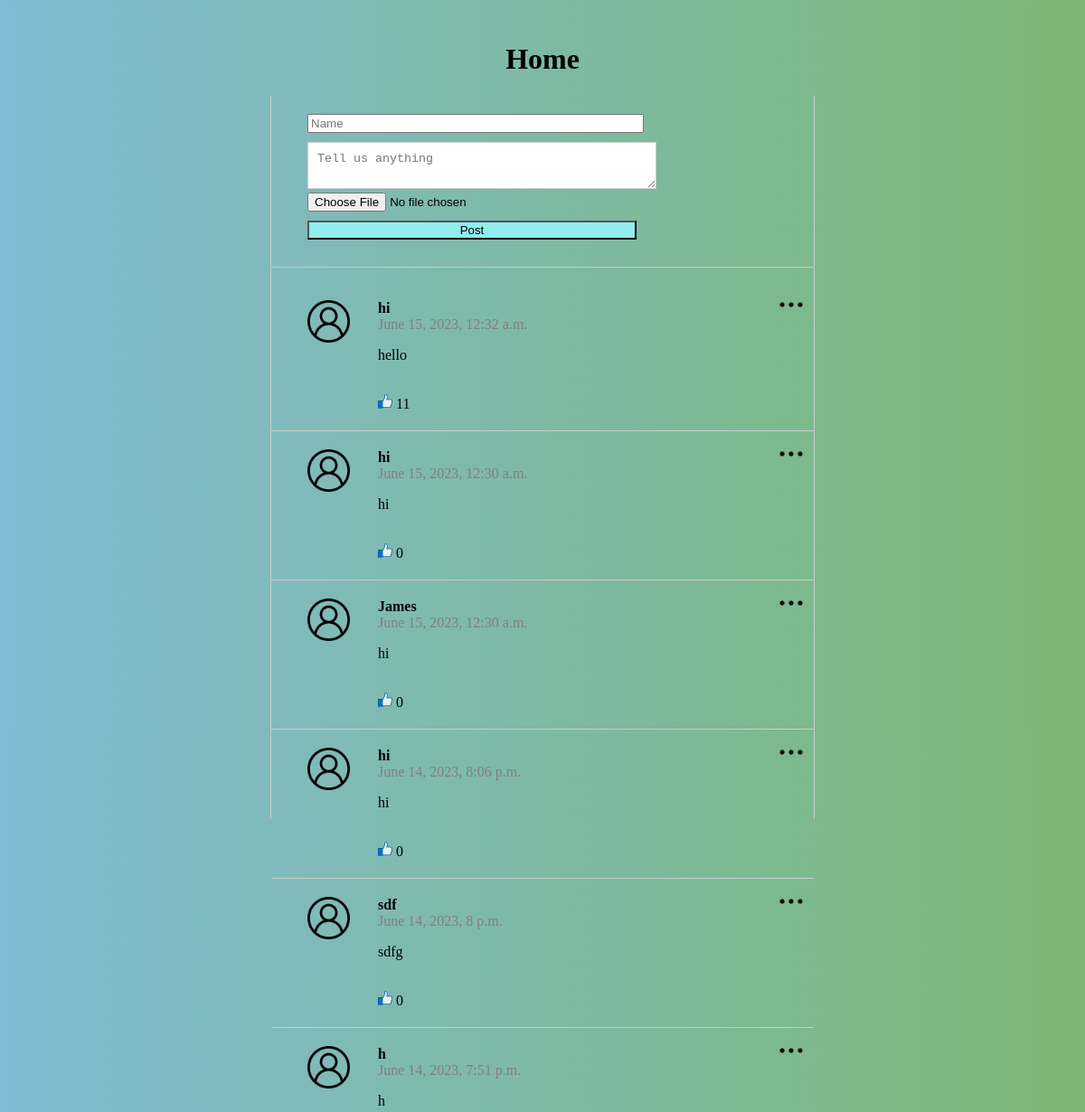
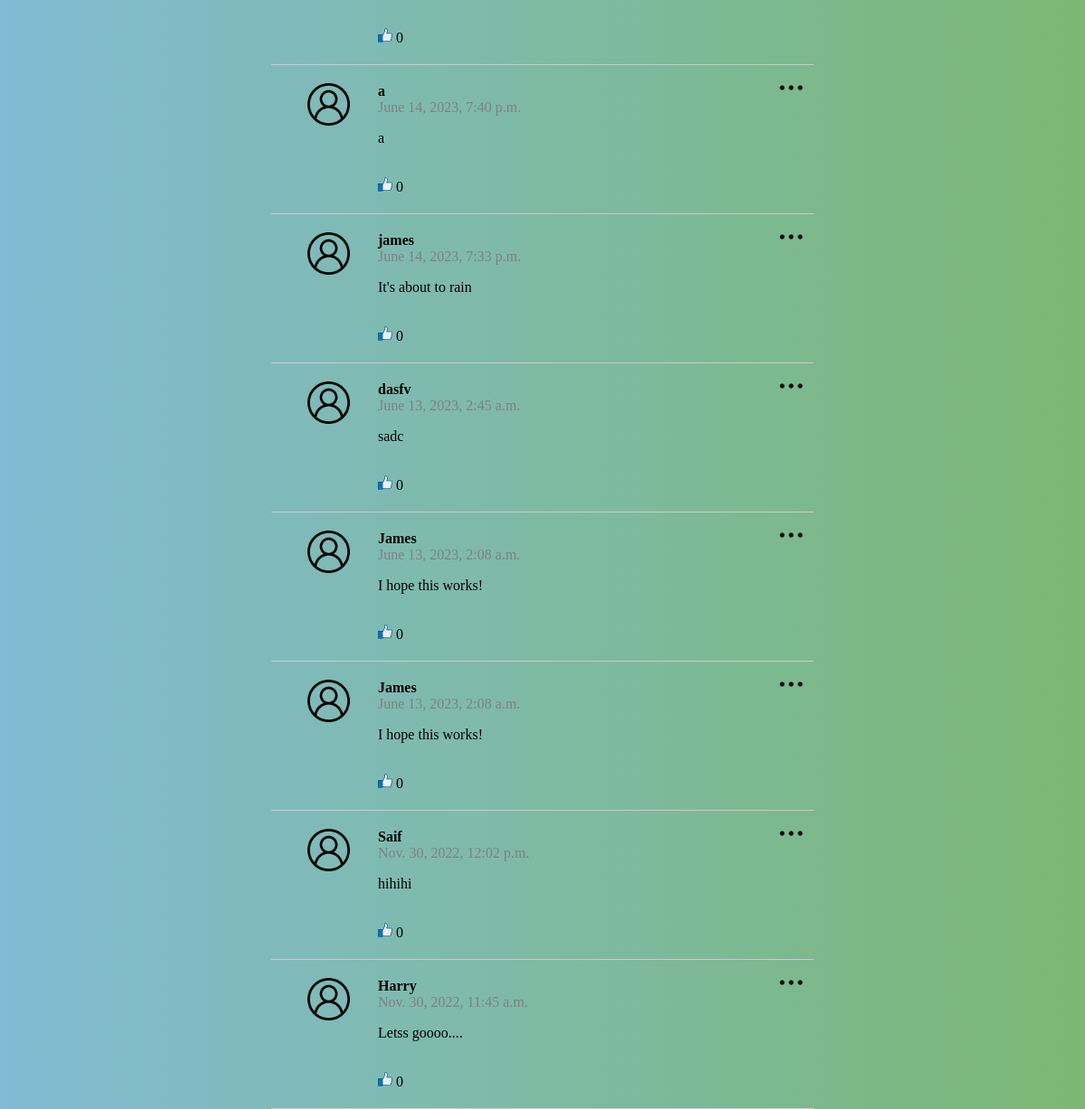
The page / on the database its author committed (2 pictures, top to bottom).
### posts/models.py (models this page shows)
class Post(models.Model):
    class Meta(object):
        db_table = 'post'
    name= models.CharField(
        'Name',blank=False,null=False,max_length=14,db_index=True,default='Anonymous'
    )
    body=models.CharField(
        'Body',blank=True,null=True,max_length=140,db_index=True
    )
    created_at = models.DateTimeField(
        'Created DateTime',blank = True,auto_now_add=True
    )
    image = CloudinaryField(
        'image',blank=True
    )
    like_count= models.PositiveIntegerField(
        'Like Count',default=0,null=True,blank=True
    )

### posts/views.py (the view, shortened to what this page needs)
# urls.py: path('',views.index,name='index'),
def index(request):
    posts=Post.objects.all().order_by('-created_at')[:20]
    return render(request,'posts.html',
                   {'posts':posts})

### templates/posts.html (shortened to what this page needs)
{% extends "base.html" %} {% load static %} {% block content %}
<div class="title">
  <h1>Home</h1>
</div>
<section class="content">
  <section class="post_form">
    <form action="/" method="POST" enctype="multipart/form-data">
      <input type="text" name="name" placeholder="Name" required />
      <textarea name="body" placeholder="Tell us anything" required></textarea>
      <div class="flex">
        <input
          type="file"
          class="upload-file"
          value="Choose file"
          name="image"
        />
        <input
          style="background-color: rgb(145, 238, 238)"
          type="submit"
          value="Post"
        />
      </div>
    </form>
  </section>
  <section class="posts">
    {% if tweets.count == 0%}
    <p class="p-3">There is no tweet now.</p>
    {% else %}
    <ul>
      {% for post in posts %}
      <li>
        <img class="menu_icon js-menu-icon" src="{% static 'img/menu.png' %}" />
        <div class="logo">
          <img src="../static/img/user.png  " />
        </div>
        <div class="name_body">
          <div class="name">{{post.name}}</div>
          <div class="datetime">{{post.created_at}}</div>
          <p>{{post.body}}</p>
          <br>
          <a href="/like/{{ post.id }}/"><img src="{% static 'img/thumb-up.png' %}" alt="like" style="width:1rem"></a>
          {{ post.like_count }}
        </div>
      </li>
      {% endfor %}
    </ul>
  </section>
  {% endif %}
</section>
{% endblock %}

### templates/base.html (shortened to what this page needs)
<!DOCTYPE html>
<html lang="en">
<head>
    {% load static %}
    <link href="{% static 'css/style.css' %}" rel="stylesheet">
</head>
<body>
    {% block content %} {{ content }} {% endblock %}
</body>
</html>

### static/css/style.css (style rules this page uses)
html, body { height:100%; background-image: linear-gradient(to right, #81bbd4, #7bb874); }
h1 { text-align: center; }
.content { max-width :600px; height :100%; margin:0 auto; border-left : 1px solid #ccc; border-right : 1px solid #ccc }
.post_form { padding:20px 40px; border-bottom : 1px solid #ccc; }
.post_form input { width:70%; margin-bottom: 10px; }
.post_form textarea { width:70%; padding: 10px; border:1px solid #ccc; }
.posts ul { padding :0; }
.posts li { display:flex; border-bottom : 1px solid #ccc; padding :20px 40px; position:relative; list-style:none; }
.posts li .menu_icon { width:30px; position:absolute; top:10px; right:10px; }
.posts li .logo { flex-basis:15%; }
.posts li .logo img { width:60%; }
.posts li .name_body { flex-basis: 85%; }
.posts li .name_body .name { font-weight :bold; }
.posts li .name_body .datetime { color:gray; }

### rows shown on the page
Post: name "hi", created_at "June 15, 2023, 12:32 a.m.", body "hello", like_count "11"
Post: name "hi", created_at "June 15, 2023, 12:30 a.m.", body "hi", like_count "0"
Post: name "James", created_at "June 15, 2023, 12:30 a.m.", body "hi", like_count "0"
Post: name "hi", created_at "June 14, 2023, 8:06 p.m.", body "hi", like_count "0"
Post: name "sdf", created_at "June 14, 2023, 8 p.m.", body "sdfg", like_count "0"
Post: name "h", created_at "June 14, 2023, 7:51 p.m.", body "h", like_count "0"
Post: name "a", created_at "June 14, 2023, 7:40 p.m.", body "a", like_count "0"
Post: name "james", created_at "June 14, 2023, 7:33 p.m.", body "It's about to rain", like_count "0"
Post: name "dasfv", created_at "June 13, 2023, 2:45 a.m.", body "sadc", like_count "0"
Post: name "James", created_at "June 13, 2023, 2:08 a.m.", body "I hope this works!", like_count "0"
Post: name "James", created_at "June 13, 2023, 2:08 a.m.", body "I hope this works!", like_count "0"
Post: name "Saif", created_at "Nov. 30, 2022, 12:02 p.m.", body "hihihi", like_count "0"
Post: name "Harry", created_at "Nov. 30, 2022, 11:45 a.m.", body "Letss goooo....", like_count "0"
